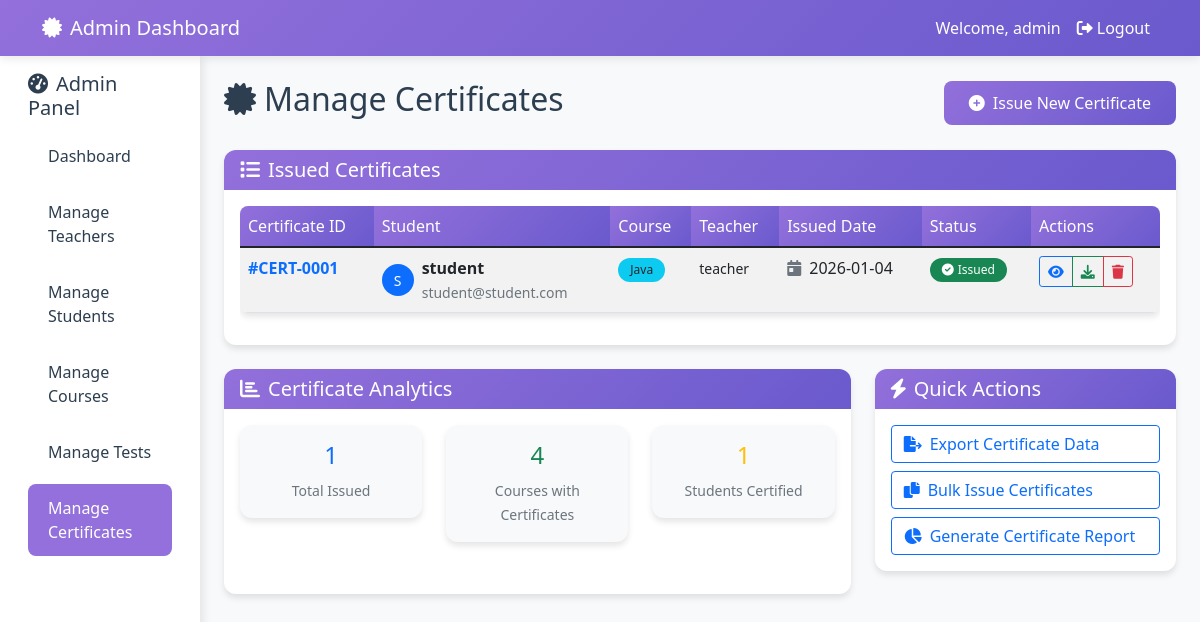
Page /admin/certificates (signed in) on the committed database.
### models.py (models this page shows, shortened)
class User(UserMixin, db.Model):
    id = db.Column(db.Integer, primary_key=True)
    username = db.Column(db.String(80), unique=True, nullable=False)
    email = db.Column(db.String(120), unique=True, nullable=False)
    password_hash = db.Column(db.String(128))
    role = db.Column(db.String(20), nullable=False)  # admin, teacher, student
    created_at = db.Column(db.DateTime, default=datetime.utcnow)
    teacher_profile = db.relationship('Teacher', backref='user', uselist=False)
    student_profile = db.relationship('Student', backref='user', uselist=False)

class Certificate(db.Model):
    id = db.Column(db.Integer, primary_key=True)
    student_id = db.Column(
        db.Integer,
        db.ForeignKey('student.id'),
        nullable=False
    )
    course_id = db.Column(
        db.Integer,
        db.ForeignKey('course.id'),
        nullable=False
    )
    issued_at = db.Column(db.DateTime, default=datetime.utcnow)
    certificate_url = db.Column(db.String(300))
    student = db.relationship('Student', backref='certificates')
    course = db.relationship('Course', backref='certificates')

class Student(db.Model):
    id = db.Column(db.Integer, primary_key=True)
    user_id = db.Column(db.Integer, db.ForeignKey('user.id'), nullable=False)
    full_name = db.Column(db.String(100), nullable=False)
    grade_level = db.Column(db.String(50))
    enrollments = db.relationship('Enrollment', backref='student', lazy=True)
    test_results = db.relationship('TestResult', backref='student', lazy=True)

class Course(db.Model):
    id = db.Column(db.Integer, primary_key=True)
    title = db.Column(db.String(200), nullable=False)
    description = db.Column(db.Text)
    teacher_id = db.Column(db.Integer, db.ForeignKey('teacher.id'), nullable=False)
    created_at = db.Column(db.DateTime, default=datetime.utcnow)
    materials = db.relationship('CourseMaterial', backref='course', lazy=True)
    enrollments = db.relationship('Enrollment', backref='course', lazy=True)
    tests = db.relationship('Test', backref='course', lazy=True)

class Teacher(db.Model):
    id = db.Column(db.Integer, primary_key=True)
    user_id = db.Column(db.Integer, db.ForeignKey('user.id'), nullable=False)
    full_name = db.Column(db.String(100), nullable=False)
    qualification = db.Column(db.String(200))
    experience = db.Column(db.String(100))
    courses = db.relationship('Course', backref='teacher', lazy=True)

### app.py (the view)
@app.route('/admin/certificates')
@login_required
def manage_certificates():
    if current_user.role != 'admin':
        flash('Access denied', 'error')
        return redirect(url_for('login'))
    certificates = Certificate.query.all()
    students = Student.query.all()
    courses = Course.query.all()
    return render_template('admin/certificates.html', certificates=certificates, students=students,student=students,courses=courses,theme_color=THEME_COLOR)

### templates/admin/certificates.html (shortened to what this page needs)
<!DOCTYPE html>
<html lang="en">
<head>
    <link href="https://cdn.jsdelivr.net/npm/bootstrap@5.1.3/dist/css/bootstrap.min.css" rel="stylesheet">
    <link href="{{ url_for('static', filename='css/style.css') }}" rel="stylesheet">
    <link rel="stylesheet" href="https://cdnjs.cloudflare.com/ajax/libs/font-awesome/6.0.0/css/all.min.css">
</head>
<body>
    <nav class="navbar navbar-expand-lg navbar-dark">
        <div class="container">
            <a class="navbar-brand" href="#"><i class="fas fa-certificate me-2"></i>Admin Dashboard</a>
            <div class="navbar-nav ms-auto">
                <span class="nav-link">Welcome, {{ current_user.username }}</span>
                <a class="nav-link" href="{{ url_for('logout') }}"><i class="fas fa-sign-out-alt me-1"></i>Logout</a>
            </div>
        </div>
    </nav>
    <div class="container-fluid">
        <div class="row">
            <div class="col-md-3 col-lg-2 sidebar">
                <div class="p-3">
                    <h5><i class="fas fa-tachometer-alt me-2"></i>Admin Panel</h5>
                    <ul class="nav flex-column">
                        <li class="nav-item">
                            <a class="nav-link " href="{{ url_for('admin_dashboard') }}">Dashboard</a>
                        </li>
                        <li class="nav-item">
                            <a class="nav-link" href="{{ url_for('manage_teachers') }}">Manage Teachers</a>
                        </li>
                        <li class="nav-item">
                            <a class="nav-link" href="{{ url_for('manage_students') }}">Manage Students</a>
                        </li>
                        <li class="nav-item">
                            <a class="nav-link" href="{{ url_for('manage_courses') }}">Manage Courses</a>
                        </li>
 <li class="nav-item">
                <a class="nav-link" href="{{ url_for('admin_manage_tests') }}">Manage Tests</a>
            </li>
            <li class="nav-item">
                <a class="nav-link active" href="{{ url_for('admin_manage_certificates') }}">Manage Certificates</a>
            </li>
                    </ul>
                </div>
            </div>
            <div class="col-md-9 col-lg-10 ms-sm-auto px-4 py-4">
                <div class="d-flex justify-content-between align-items-center mb-4">
                    <h2><i class="fas fa-certificate me-2"></i>Manage Certificates</h2>
                    <button class="btn btn-primary" data-bs-toggle="modal" data-bs-target="#issueCertificateModal">
                        <i class="fas fa-plus-circle me-2"></i>Issue New Certificate
                    </button>
                </div>
                <div class="card">
                    <div class="card-header bg-primary text-white">
                        <h5 class="card-title mb-0"><i class="fas fa-list me-2"></i>Issued Certificates</h5>
                    </div>
                    <div class="card-body">
                        {% if certificates %}
                            <div class="table-responsive">
                                <table class="table table-striped table-hover">
                                    <thead class="table-dark">
                                        <tr>
                                            <th>Certificate ID</th>
                                            <th>Student</th>
                                            <th>Course</th>
                                            <th>Teacher</th>
                                            <th>Issued Date</th>
                                            <th>Status</th>
                                            <th>Actions</th>
                                        </tr>
                                    </thead>
                                    <tbody>
                                        {% for certificate in certificates %}
                                        <tr>
                                            <td>
                                                <strong class="text-primary">#CERT-{{ "%04d"|format(certificate.id) }}</strong>
                                            </td>
                                            <td>
                                                <div class="d-flex align-items-center">
                                                    <div class="student-avatar bg-primary rounded-circle text-white d-flex align-items-center justify-content-center me-2" style="width: 32px; height: 32px; font-size: 14px;">
                                                        {{ certificate.student.full_name[0]|upper }}
                                                    </div>
                                                    <div>
                                                        <strong>{{ certificate.student.full_name }}</strong>
                                                        <br><small class="text-muted">{{ certificate.student.user.email }}</small>
                                                    </div>
                                                </div>
                                            </td>
                                            <td>
                                                <span class="badge bg-info text-dark">{{ certificate.course.title }}</span>
                                            </td>
                                            <td>
                                                <small>{{ certificate.course.teacher.full_name }}</small>
                                            </td>
                                            <td>
                                                <i class="fas fa-calendar-day me-1 text-muted"></i>
                                                {{ certificate.issued_at.strftime('%Y-%m-%d') }}
                                            </td>
                                            <td>
                                                <span class="badge bg-success"><i class="fas fa-check-circle me-1"></i>Issued</span>
                                            </td>
                                            <td>
                                                <div class="btn-group">
                                                    <button class="btn btn-sm btn-outline-primary"
                                                            data-bs-toggle="modal"
                                                            data-bs-target="#viewCertificateModal{{ certificate.id }}"
                                                            title="View Certificate">
                                                        <i class="fas fa-eye"></i>
                                                    </button>
                                                    <button class="btn btn-sm btn-outline-success"
                                                            onclick="downloadCertificate({{ certificate.id }})"
                                                            title="Download Certificate">
                                                        <i class="fas fa-download"></i>
                                                    </button>
                                                    <a href="{{ url_for('admin_delete_certificate', certificate_id=certificate.id) }}"
                                                       class="btn btn-sm btn-outline-danger"
                                                       onclick="return confirm('Are you sure you want to revoke this certificate?')"
                                                       title="Revoke Certificate">
                                                        <i class="fas fa-trash"></i>
                                                    </a>
                                                </div>
                                            </td>
                                        </tr>
                                        {% endfor %}
                                    </tbody>
                                </table>
                            </div>
                        {% endif %}
                    </div>
                </div>
                <div class="row mt-4">
                    <div class="col-md-8">
                        <div class="card">
                            <div class="card-header bg-info text-white">
                                <h5 class="card-title mb-0"><i class="fas fa-chart-bar me-2"></i>Certificate Analytics</h5>
                            </div>
                            <div class="card-body">
                                <div class="row text-center">
                                    <div class="col-md-4 mb-3">
                                        <div class="card bg-light">
                                            <div class="card-body">
                                                <h4 class="text-primary">{{ certificates|length }}</h4>
                                                <small class="text-muted">Total Issued</small>
                                            </div>
                                        </div>
                                    </div>
                                    <div class="col-md-4 mb-3">
                                        <div class="card bg-light">
                                            <div class="card-body">
                                                <h4 class="text-success">{{ courses|length }}</h4>
                                                <small class="text-muted">Courses with Certificates</small>
                                            </div>
                                        </div>
                                    </div>
                                    <div class="col-md-4 mb-3">
                                        <div class="card bg-light">
                                            <div class="card-body">
                                                <h4 class="text-warning">
                                                    {% set unique_students = [] %}
                                                    {{ unique_students|length }}
                                                </h4>
                                                <small class="text-muted">Students Certified</small>
                                            </div>
                                        </div>
                                    </div>
                                </div>
                            </div>
                        </div>
                    </div>
                    <div class="col-md-4">
                        <div class="card">
                            <div class="card-header bg-success text-white">
                                <h5 class="card-title mb-0"><i class="fas fa-bolt me-2"></i>Quick Actions</h5>
                            </div>
                            <div class="card-body">
                                <div class="d-grid gap-2">
                                    <button class="btn btn-outline-primary text-start" onclick="exportCertificateData()">
                                        <i class="fas fa-file-export me-2"></i>Export Certificate Data
                                    </button>
                                    <button class="btn btn-outline-primary text-start" onclick="bulkIssueCertificates()">
                                        <i class="fas fa-copy me-2"></i>Bulk Issue Certificates
                                    </button>
                                    <button class="btn btn-outline-primary text-start" onclick="generateCertificateReport()">
                                        <i class="fas fa-chart-pie me-2"></i>Generate Certificate Report
                                    </button>
                                </div>
                            </div>
                        </div>
                    </div>
                </div>
            </div>
        </div>
    </div>
</body>
</html>

### rows in the picture
User: username "admin"
Certificate: id "0001", student "S", student.full_name "student", student.user.email "student@student.com", course "Java", course.teacher.full_name "teacher", issued_at "2026-01-04"

### other values in the picture
{{ certificates|length }} "1"
{{ courses|length }} "4"
{{ unique_students|length }} "1"
